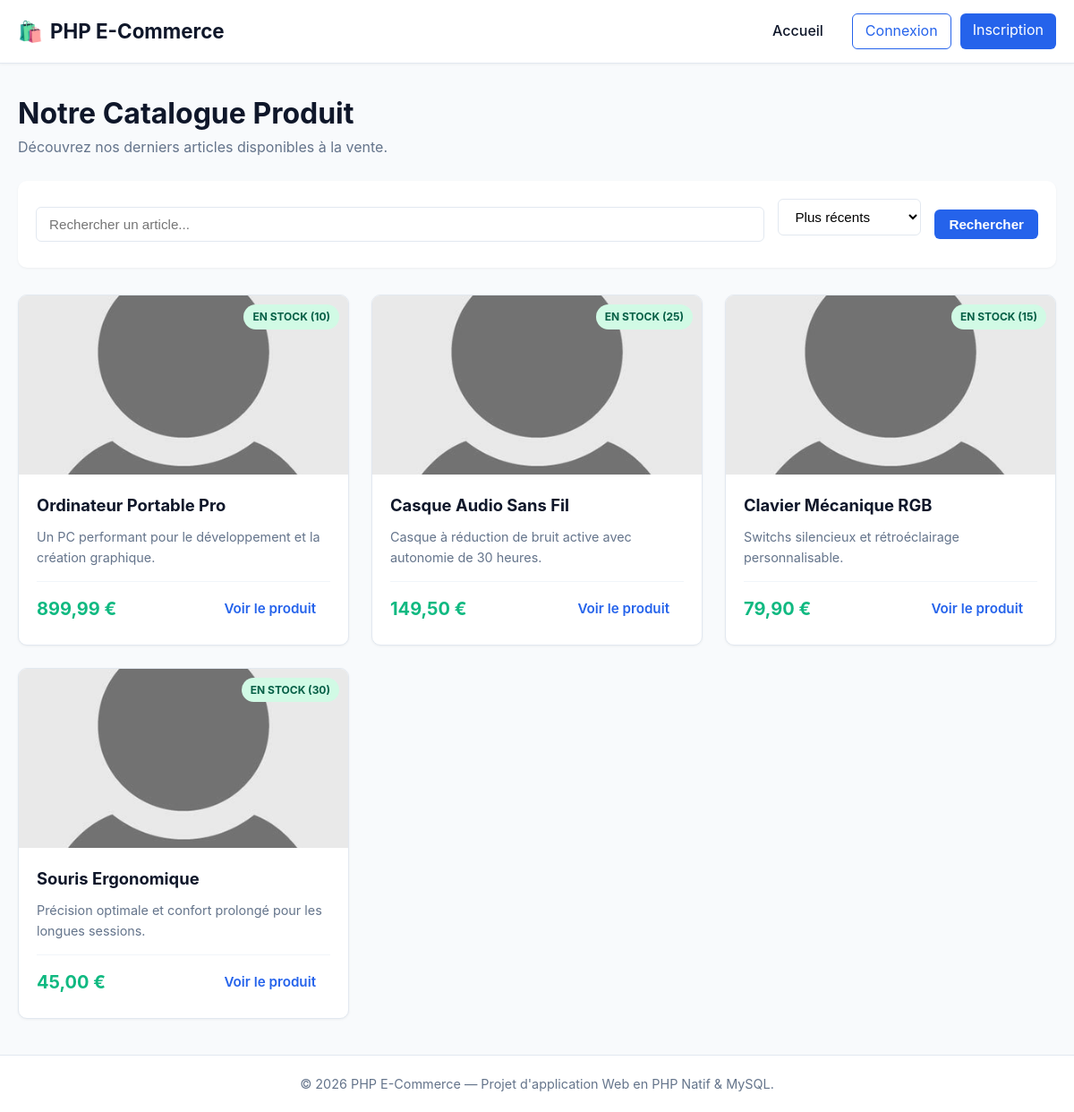
The page /backend/home.php on the database its author committed.
### tables this page shows
CREATE TABLE article (
    id INT AUTO_INCREMENT PRIMARY KEY,
    nom VARCHAR(100) NOT NULL,
    description TEXT NOT NULL,
    prix DECIMAL(10, 2) NOT NULL,
    date_publication DATETIME DEFAULT CURRENT_TIMESTAMP,
    auteur_id INT NOT NULL,
    image VARCHAR(255) NOT NULL DEFAULT 'default.jpg',
    FOREIGN KEY (auteur_id) REFERENCES users(id) ON DELETE CASCADE
);

### backend/home.php (called while the page is built, shortened)
<?php
require_once __DIR__ . '/config/config.php';
$search = trim($_GET['search'] ?? '');
$sort = trim($_GET['sort'] ?? '');
$sql = "SELECT article.*, users.username AS auteur_name, COALESCE(stock.nombre, 0) AS stock_qty
        FROM article
        LEFT JOIN users ON article.auteur_id = users.id
        LEFT JOIN stock ON stock.article_id = article.id";
$params = [];
switch ($sort) {
    default:
        $orderBy = "article.date_publication DESC";
        break;
}
$sql .= " ORDER BY " . $orderBy;
try {
    $stmt = $pdo->prepare($sql);
    $stmt->execute($params);
    $articles = $stmt->fetchAll(PDO::FETCH_ASSOC);
} catch (PDOException $e) {
    die("Erreur lors de la récupération des articles : " . htmlspecialchars($e->getMessage()));
}
require_once __DIR__ . '/../frontend/pages/home.php';

### frontend/pages/home.php (the view, shortened to what this page needs)
<!DOCTYPE html>
<html lang="fr">
<head>
    <link rel="stylesheet" href="/frontend/assets/css/style.css">
    <link rel="stylesheet" href="/frontend/assets/css/home.css">
</head>
<body>
    <?php require_once __DIR__ . '/partials/header.php'; ?>
    <main class="main-content container">
        <div class="catalog-header">
            <h1>Notre Catalogue Produit</h1>
            <p class="subtitle">Découvrez nos derniers articles disponibles à la vente.</p>
        </div>
        <form class="search-form" method="GET" action="/backend/home.php">
            <div class="form-group search-input-group">
                <input
                    type="text"
                    name="search"
                    placeholder="Rechercher un article..."
                    value="<?= htmlspecialchars($search) ?>"
                >
            </div>
            <div class="form-group">
                <select name="sort">
                    <option value="" <?= $sort === '' ? 'selected' : '' ?>>Plus récents</option>
                </select>
            </div>
            <button type="submit" class="btn btn-primary">Rechercher</button>
        </form>
        <?php if (count($articles) > 0): ?>
            <section class="articles-grid">
                <?php foreach ($articles as $article): ?>
                    <article class="article-card">
                        <div class="card-image-wrapper">
                            <img
                                src="/frontend/assets/img/<?= htmlspecialchars($article['image']) ?>"
                                alt="<?= htmlspecialchars($article['nom']) ?>"
                                onerror="this.src='/frontend/assets/img/default.jpg';"
                            >
                            <?php if ($article['stock_qty'] > 0): ?>
                                <span class="stock-badge in-stock">En stock (<?= (int)$article['stock_qty'] ?>)</span>
                            <?php else: ?>
                                <span class="stock-badge out-of-stock">Rupture de stock</span>
                            <?php endif; ?>
                        </div>
                        <div class="content">
                            <h3><?= htmlspecialchars($article['nom']) ?></h3>
                            <p class="description">
                                <?= htmlspecialchars(mb_strimwidth($article['description'], 0, 100, "...")) ?>
                            </p>
                            <div class="card-footer-info">
                                <p class="prix"><?= number_format($article['prix'], 2, ',', ' ') ?> €</p>
                                <a href="/backend/detail.php?id=<?= (int)$article['id'] ?>" class="btn btn-detail">
                                    Voir le produit
                                </a>
                            </div>
                        </div>
                    </article>
                <?php endforeach; ?>
            </section>
        <?php endif; ?>
    </main>
    <?php require_once __DIR__ . '/partials/footer.php'; ?>
</body>
</html>

### frontend/pages/partials/header.php (shortened to what this page needs)
<?php
$cartCount = 0;
?>
<header class="main-header">
    <div class="header-container">
        <a href="/backend/home.php" class="brand-logo">
            🛍️ <span>PHP E-Commerce</span>
        </a>
        <nav class="main-nav">
            <a href="/backend/home.php" class="nav-link">Accueil</a>
            <?php if (isset($_SESSION['user_id'])): ?>
                <a href="/backend/cart.php" class="nav-link cart-link">
                    🛒 Panier
                    <?php if ($cartCount > 0): ?>
                        <span class="badge"><?= $cartCount ?></span>
                    <?php endif; ?>
                </a>
                <?php if (isset($_SESSION['role']) && $_SESSION['role'] === 'admin'): ?>
                    <a href="/backend/admin.php" class="nav-link admin-link">⚙️ Admin</a>
                <?php endif; ?>
                <div class="user-info">
                    <span class="username">👤 <?= htmlspecialchars($_SESSION['username'] ?? 'Utilisateur') ?></span>
                    <?php if (isset($_SESSION['solde'])): ?>
                        <span class="user-solde">💳 <?= number_format((float)$_SESSION['solde'], 2, ',', ' ') ?> €</span>
                    <?php endif; ?>
                    <a href="/backend/auth/logout.php" class="btn-logout">Déconnexion</a>
                </div>
            <?php else: ?>
                <div class="auth-links">
                    <a href="/backend/auth/login.php" class="btn-login">Connexion</a>
                    <a href="/backend/auth/register.php" class="btn-register">Inscription</a>
                </div>
            <?php endif; ?>
        </nav>
    </div>
</header>

### frontend/pages/partials/footer.php (shortened to what this page needs)
<footer class="main-footer">
    <div class="footer-container">
        <p>&copy; <?= date('Y') ?> PHP E-Commerce — Projet d'application Web en PHP Natif &amp; MySQL.</p>
    </div>
</footer>

### frontend/assets/css/style.css (style rules this page uses)
:root { --primary-color: #2563eb; --primary-hover: #1d4ed8; --secondary-color: #64748b; --success-color: #10b981; --success-hover: #059669; --danger-color: #ef4444; --danger-hover: #dc2626; --warning-color: #f59e0b; --bg-color: #f8fafc; --card-bg: #ffffff; --text-color: #0f172a; --text-muted: #64748b; --border-color: #e2e8f0; --radius-sm: 6px; --radius-md: 10px; --radius-lg: 16px; --shadow-sm: 0 1px 3px rgba(0,0,0,0.05); --shadow-md: 0 4px 6px -1px rgba(0,0,0,0.1), 0 2px 4px -1px rgba(0,0,0,0.06); --shadow-lg: 0 10px 15px -3px rgba(0,0,0,0.1), 0 4px 6px -2px rgba(0,0,0,0.05); }
* { box-sizing: border-box; margin: 0; padding: 0; }
body { font-family: -apple-system, BlinkMacSystemFont, "Segoe UI", Roboto, Helvetica, Arial, sans-serif; background-color: var(--bg-color); color: var(--text-color); line-height: 1.6; display: flex; flex-direction: column; min-height: 100vh; }
a { color: var(--primary-color); text-decoration: none; transition: color 0.2s ease; }
.container { max-width: 1200px; margin: 0 auto; padding: 20px; width: 100%; }
.main-content { flex: 1; padding-top: 30px; padding-bottom: 40px; }
.main-header { background: #ffffff; border-bottom: 1px solid var(--border-color); box-shadow: var(--shadow-sm); position: sticky; top: 0; z-index: 100; }
.header-container { max-width: 1200px; margin: 0 auto; padding: 15px 20px; display: flex; justify-content: space-between; align-items: center; flex-wrap: wrap; gap: 15px; }
.brand-logo { font-size: 1.4rem; font-weight: 700; color: var(--text-color); display: flex; align-items: center; gap: 8px; }
.main-nav { display: flex; align-items: center; gap: 20px; flex-wrap: wrap; }
.nav-link { font-weight: 500; color: var(--text-color); padding: 6px 12px; border-radius: var(--radius-sm); }
.auth-links { display: flex; gap: 10px; }
.btn { display: inline-flex; align-items: center; justify-content: center; padding: 8px 16px; font-size: 0.95rem; font-weight: 600; border-radius: var(--radius-sm); border: none; cursor: pointer; transition: all 0.2s ease; text-align: center; }
.btn-primary { background-color: var(--primary-color); color: white; }
.btn-login { background: transparent; color: var(--primary-color); border: 1px solid var(--primary-color); padding: 6px 14px; border-radius: var(--radius-sm); }
.btn-register { background: var(--primary-color); color: white; padding: 6px 14px; border-radius: var(--radius-sm); }
.form-group { display: flex; flex-direction: column; gap: 6px; margin-bottom: 16px; }
.form-group input, .form-group select, .form-group textarea { padding: 10px 14px; border: 1px solid var(--border-color); border-radius: var(--radius-sm); font-size: 0.95rem; background-color: white; }
.main-footer { background-color: #ffffff; border-top: 1px solid var(--border-color); padding: 20px; text-align: center; color: var(--text-muted); font-size: 0.9rem; margin-top: auto; }

### rows shown on the page
article: image (placeholder picture), stock_qty "10", nom "Ordinateur Portable Pro", description "Un PC performant pour le développement et la création graphique.", prix "899,99"
article: image (placeholder picture), stock_qty "25", nom "Casque Audio Sans Fil", description "Casque à réduction de bruit active avec autonomie de 30 heures.", prix "149,50"
article: image (placeholder picture), stock_qty "15", nom "Clavier Mécanique RGB", description "Switchs silencieux et rétroéclairage personnalisable.", prix "79,90"
article: image (placeholder picture), stock_qty "30", nom "Souris Ergonomique", description "Précision optimale et confort prolongé pour les longues sessions.", prix "45,00"
